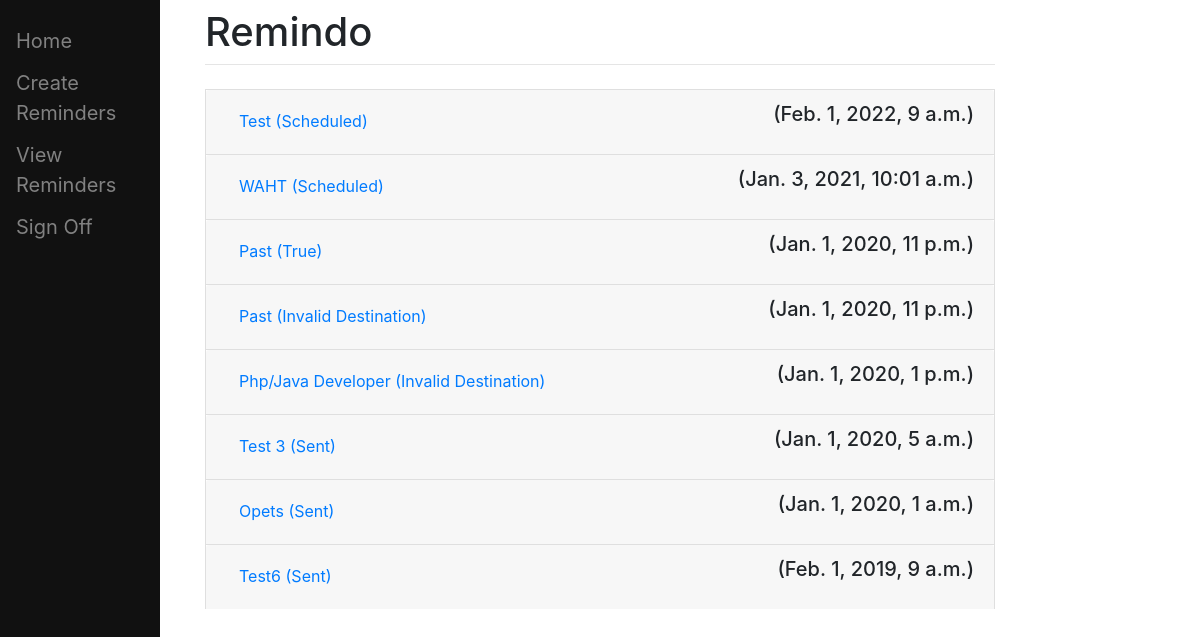
Screenshot of /remindersList/ (signed in) with the database file from the repository.
### remindo/models.py (models this page shows, shortened)
class Reminders(models.Model):
    title = models.CharField(max_length=150)
    message = models.TextField()
    delivery_time = models.DateTimeField()
    SENT_LOG = [("SEN","Sent"),("FOC","Out Of Credit"),("FID","Invalid Destination"),("SCD","Scheduled")]
    sent = models.CharField(max_length=3, choices=SENT_LOG, default="SCD")
    receiver = models.ForeignKey(settings.AUTH_USER_MODEL, on_delete=models.CASCADE, related_name='reminder_receiver')
    sender = models.ForeignKey(settings.AUTH_USER_MODEL, on_delete=models.CASCADE, related_name='reminder_sender')

### remindo/views.py (the view)
# urls.py: path("remindersList/", views.listReminder, name="remindersList"),
def listReminder(response):
    if not response.user.is_authenticated:
        return redirect("/login")
    if response.user.is_superuser:
        reminders = Reminders.objects.filter().order_by('-delivery_time')
    else:
        reminders = Reminders.objects.filter(receiver=response.user.id).order_by('-delivery_time')
    return render(response, "remindo/list_reminder.html", {"reminders":reminders})

### remindo/templates/remindo/list_reminder.html (shortened to what this page needs)
{% extends "remindo/base.html" %}
{% block content %}
 	{% for reminder in reminders %}
		<div class="accordion" id="reminder_{{reminder.id}}">
		  <div class="card">
		    <div class="card-header" id="headingOne">
		      <h5 class="mb-0">
		        <button class="btn btn-link " type="button" data-toggle="collapse" data-target="#collapse_{{reminder.id}}" aria-expanded="true" aria-controls="collapseOne">
		          {{reminder.title}} ({{reminder.get_sent_display}})
		        </button>
		       <p style="float:right">({{reminder.delivery_time}})</p>
		      </h5>
		    </div>
		  </div>
		</div>
   	{% endfor %}
{% endblock %}

### rows the page displays
Reminders: title "Test", sent "Scheduled", delivery_time "Feb. 1, 2022, 9 a.m."
Reminders: title "WAHT", sent "Scheduled", delivery_time "Jan. 3, 2021, 10:01 a.m."
Reminders: title "Past", sent "True", delivery_time "Jan. 1, 2020, 11 p.m."
Reminders: title "Past", sent "Invalid Destination", delivery_time "Jan. 1, 2020, 11 p.m."
Reminders: title "Php/Java Developer", sent "Invalid Destination", delivery_time "Jan. 1, 2020, 1 p.m."
Reminders: title "Test 3", sent "Sent", delivery_time "Jan. 1, 2020, 5 a.m."
Reminders: title "Opets", sent "Sent", delivery_time "Jan. 1, 2020, 1 a.m."
Reminders: title "Test6", sent "Sent", delivery_time "Feb. 1, 2019, 9 a.m."
